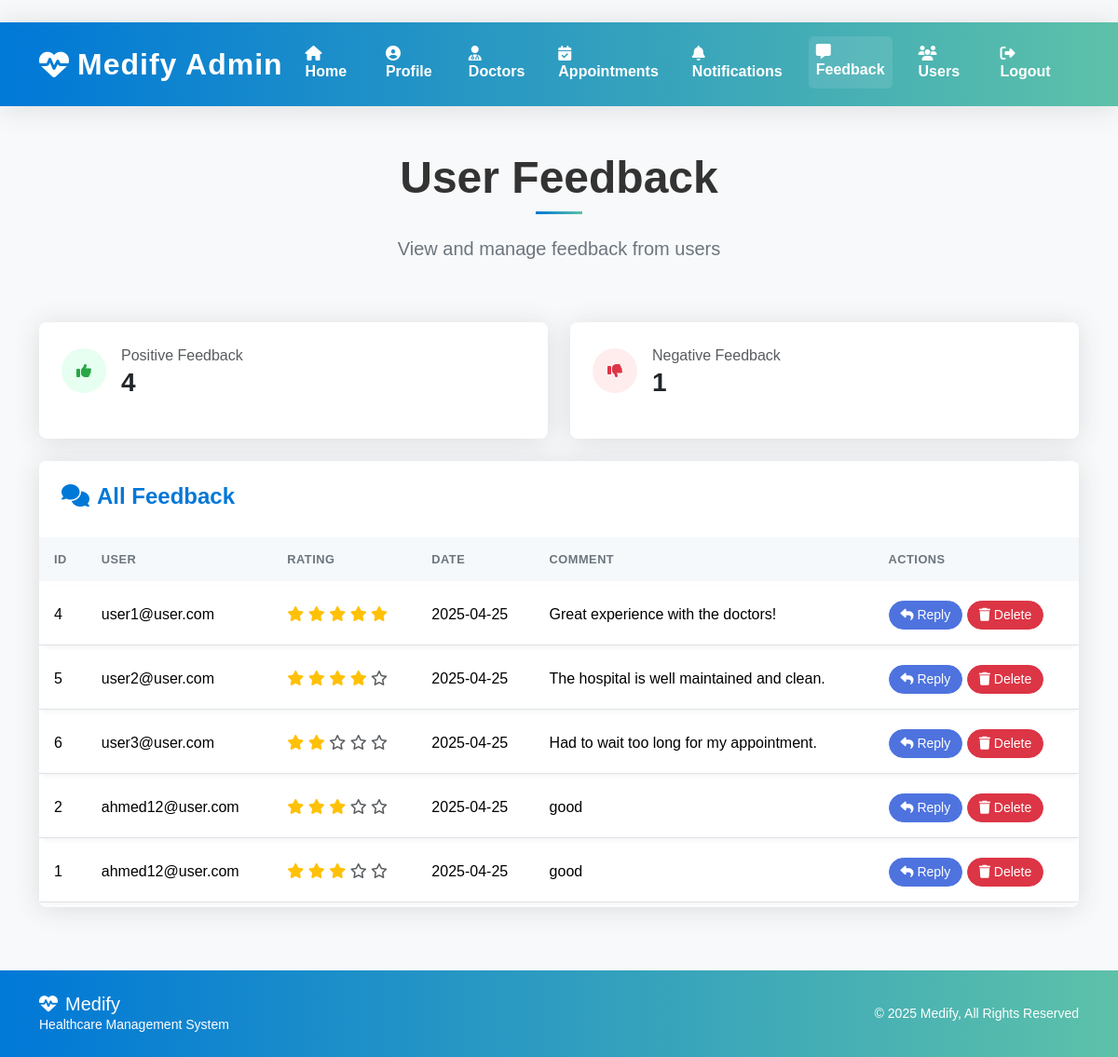
/feedback (signed in), run on the app's committed database.
### tables this page shows
CREATE TABLE feedback (
                id INTEGER PRIMARY KEY AUTOINCREMENT,
                user_email TEXT NOT NULL,
                rating INTEGER DEFAULT 3,
                date TEXT DEFAULT CURRENT_DATE,
                comment TEXT NOT NULL
            );

CREATE TABLE suggestions (
            id INTEGER PRIMARY KEY AUTOINCREMENT,
            user_email TEXT NOT NULL,
            suggestion TEXT NOT NULL,
            FOREIGN KEY (user_email) REFERENCES users (email)
        );

### app.py (the view)
@app.route('/feedback')
def feedback():
    if 'user_type' in session and session['user_type'] == 'admin':
        now = datetime.now()
        with sqlite3.connect("users.db") as conn:
            cursor = conn.cursor()
            cursor.execute("""
                SELECT f.id, f.user_email, f.rating, f.date, f.comment, u.full_name
                FROM feedback f
                LEFT JOIN users u ON f.user_email = u.email
                ORDER BY f.date DESC
            """)
            feedback_entries = cursor.fetchall()
            cursor.execute("""
                SELECT s.id, s.user_email, 3 as rating, CURRENT_DATE as date, s.suggestion as comment, u.full_name
                FROM suggestions s
                LEFT JOIN users u ON s.user_email = u.email
                ORDER BY s.id DESC
            """)
            suggestions = cursor.fetchall()
            combined_feedback = feedback_entries + suggestions
            combined_feedback.sort(key=lambda x: x[3] if x[3] else "", reverse=True)
            positive_count = sum(1 for fb in combined_feedback if fb[2] >= 3)
            negative_count = len(combined_feedback) - positive_count
        return render_template('feedback.html',
                             feedback=combined_feedback,
                             positive_count=positive_count,
                             negative_count=negative_count,
                             now=now)
    return redirect(url_for('login'))

### templates/feedback.html (shortened to what this page needs)
﻿<!DOCTYPE html>
<html lang="en">
<head>
    <link href="https://cdn.jsdelivr.net/npm/bootstrap@5.3.2/dist/css/bootstrap.min.css" rel="stylesheet">
    <link rel="stylesheet" href="https://cdnjs.cloudflare.com/ajax/libs/font-awesome/6.4.0/css/all.min.css">
    <link href="https://unpkg.com/aos@2.3.1/dist/aos.css" rel="stylesheet">
    <link rel="stylesheet" href="{{ url_for('static', filename='css/unified-style.css') }}">
</head>
<body>
    <nav class="navbar navbar-expand-lg navbar-dark shadow sticky-top">
        <div class="container">
            <a class="navbar-brand d-flex align-items-center" href="{{ url_for('index_admin') }}">
                <i class="fas fa-heartbeat me-2 pulse"></i>
                <span class="fw-bold">Medify Admin</span>
            </a>
            <div class="collapse navbar-collapse" id="navbarNav">
                <ul class="navbar-nav ms-auto">
                    <li class="nav-item"><a class="nav-link" href="{{ url_for('index_admin') }}"><i class="fas fa-home me-1"></i> Home</a></li>
                    <li class="nav-item"><a class="nav-link" href="{{ url_for('profile') }}"><i class="fas fa-user-circle me-1"></i> Profile</a></li>
                    <li class="nav-item"><a class="nav-link" href="{{ url_for('manage_doctors') }}"><i class="fas fa-user-md me-1"></i> Doctors</a></li>
                    <li class="nav-item"><a class="nav-link" href="{{ url_for('manage_appointments') }}"><i class="fas fa-calendar-check me-1"></i> Appointments</a></li>
                    <li class="nav-item"><a class="nav-link" href="{{ url_for('send_notifications') }}"><i class="fas fa-bell me-1"></i> Notifications</a></li>
                    <li class="nav-item"><a class="nav-link active" href="{{ url_for('feedback') }}"><i class="fas fa-comment-alt me-1"></i> Feedback</a></li>
                    <li class="nav-item"><a class="nav-link" href="{{ url_for('manage_users') }}"><i class="fas fa-users me-1"></i> Users</a></li>
                    <li class="nav-item"><a class="nav-link" href="/logout"><i class="fas fa-sign-out-alt me-1"></i> Logout</a></li>
                </ul>
            </div>
        </div>
    </nav>
    <main>
        <section class="py-5">
            <div class="container">
                <div class="row mb-5">
                    <div class="col-lg-8 mx-auto text-center" data-aos="fade-up">
                        <h1 class="section-heading display-5 fw-bold">User Feedback</h1>
                        <p class="lead text-secondary">View and manage feedback from users</p>
                    </div>
                </div>
                <div class="row mb-4">
                    <div class="col-md-6" data-aos="fade-up" data-aos-delay="100">
                        <div class="card border-0 shadow h-100">
                            <div class="card-body p-4">
                                <div class="d-flex align-items-center">
                                    <div class="icon-circle bg-success-light text-success me-3">
                                        <i class="fas fa-thumbs-up"></i>
                                    </div>
                                    <div>
                                        <p class="text-muted mb-0">Positive Feedback</p>
                                        <h3 class="fw-bold mb-0">{{ positive_count }}</h3>
                                    </div>
                                </div>
                            </div>
                        </div>
                    </div>
                    <div class="col-md-6" data-aos="fade-up" data-aos-delay="200">
                        <div class="card border-0 shadow h-100">
                            <div class="card-body p-4">
                                <div class="d-flex align-items-center">
                                    <div class="icon-circle bg-danger-light text-danger me-3">
                                        <i class="fas fa-thumbs-down"></i>
                                    </div>
                                    <div>
                                        <p class="text-muted mb-0">Negative Feedback</p>
                                        <h3 class="fw-bold mb-0">{{ negative_count }}</h3>
                                    </div>
                                </div>
                            </div>
                        </div>
                    </div>
                </div>
                <div class="card shadow border-0 overflow-hidden" data-aos="fade-up" data-aos-delay="300">
                    <div class="card-header bg-white p-4 border-0">
                        <h4 class="mb-0 text-primary fw-bold"><i class="fas fa-comments me-2"></i>All Feedback</h4>
                    </div>
                    <div class="table-responsive">
                        <table class="table table-hover mb-0">
                            <thead class="table-light">
                                <tr>
                                    <th>ID</th>
                                    <th>User</th>
                                    <th>Rating</th>
                                    <th>Date</th>
                                    <th>Comment</th>
                                    <th>Actions</th>
                                </tr>
                            </thead>
                            <tbody>
                                {% if feedback and feedback|length > 0 %}
                                {% for fb in feedback %}
                                <tr>
                                    <td>{{ fb[0] }}</td>
                                    <td>{{ fb[1] }}</td>
                                    <td>
                                        <div class="stars">
                                            {% for i in range(5) %}
                                                {% if i < fb[2] %}
                                                    <i class="fas fa-star text-warning"></i>
                                                {% else %}
                                                    <i class="far fa-star text-muted"></i>
                                                {% endif %}
                                            {% endfor %}
                                        </div>
                                    </td>
                                    <td>{{ fb[3] }}</td>
                                    <td>{{ fb[4] }}</td>
                                    <td>
                                        <button class="btn btn-sm btn-primary reply-btn" data-bs-toggle="modal" data-bs-target="#replyModal" data-email="{{ fb[1] }}">
                                            <i class="fas fa-reply"></i> Reply
                                        </button>
                                        <a href="{{ url_for('delete_feedback', id=fb[0]) }}" class="btn btn-sm btn-danger">
                                            <i class="fas fa-trash"></i> Delete
                                        </a>
                                    </td>
                                </tr>
                                {% endfor %}
                                {% else %}
                                <tr>
                                    <td colspan="6" class="text-center py-4">No feedback available</td>
                                </tr>
                                {% endif %}
                            </tbody>
                        </table>
                    </div>
                </div>
            </div>
        </section>
    </main>
    <footer class="text-white text-center py-4">
        <div class="container">
            <div class="row align-items-center">
                <div class="col-md-6 text-center text-md-start mb-3 mb-md-0">
                    <h5 class="mb-0"><i class="fas fa-heartbeat me-2"></i>Medify</h5>
                    <p class="mb-0 small">Healthcare Management System</p>
                </div>
                <div class="col-md-6 text-center text-md-end">
                    <p class="mb-0 small">&copy; {{ now.year }} Medify, All Rights Reserved</p>
                </div>
            </div>
        </div>
    </footer>
</body>
</html>

### data on the page
feedback: id "4", user_email "user1@user.com", rating 5 (drawn), date "2025-04-25", comment "Great experience with the doctors!"
feedback: id "5", user_email "user2@user.com", rating 4 (drawn), date "2025-04-25", comment "The hospital is well maintained and clean."
feedback: id "6", user_email "user3@user.com", rating 2 (drawn), date "2025-04-25", comment "Had to wait too long for my appointment."
suggestions: id "2", user_email "ahmed12@user.com", fb "2025-04-25", suggestion "good"
suggestions: id "1", user_email "ahmed12@user.com", fb "2025-04-25", suggestion "good"

### other printed values
{{ positive_count }} "4"
{{ negative_count }} "1"
